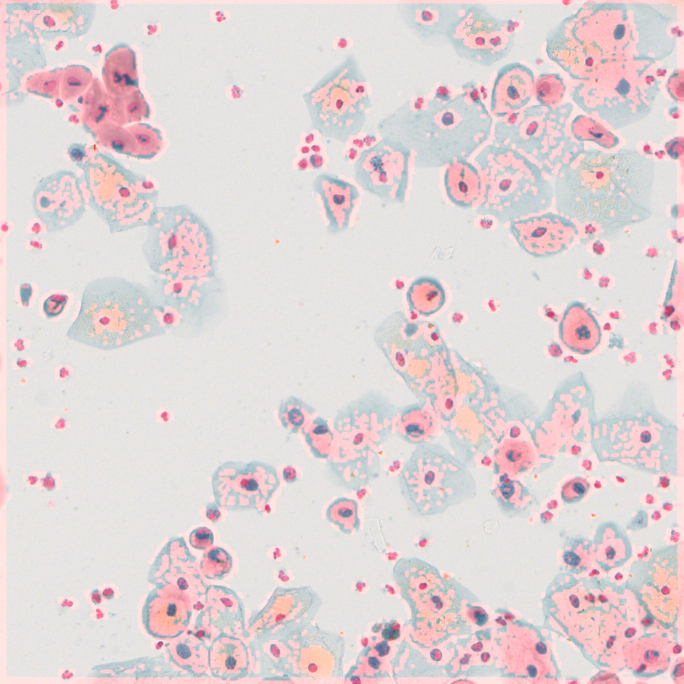
#> input picture content/overlay_image.jpg, 2050 x 2050 px (shown at 1/3 size)
$ python annotation.py
#> lines starting #> are read from the running program, lines starting #| are printed output that depends on the picture; after the words box and inside, x2 and y2 are one past the last pixel; in counts of white or black regions, pixels touching at a corner belong together
#> in resize_image, image is the input picture: shape (2050, 2050, 3); mean B, G, R 214.6, 213.4, 226
#> in resize_image, `resized_image = cv2.resize(image, size)`:
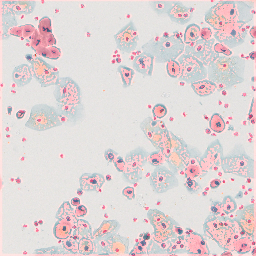
#> resized_image: shape (256, 256, 3); mean B, G, R 214, 213, 224.4
import cv2
import csv

def mark_cells(csv_path, image_path, output_path):
#> called with csv_path = 'content/cell_predict.csv', image_path = 'content/resized_image.jpg', output_path = 'content/marked_cells.jpg'
    image = cv2.imread(image_path)
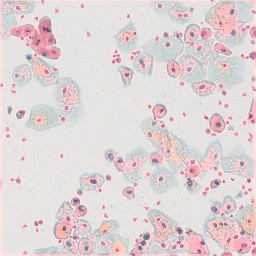
#> image: shape (256, 256, 3); mean B, G, R 214, 213, 224.3
    with open(csv_path, 'r', newline='') as f:
#> (reads content/cell_predict.csv from the repository)
        reader = csv.reader(f)
        for row in reader:
            cell_name = row[0]
            x = int(row[1])
            y = int(row[2])
            w = int(row[3])
            h = int(row[4])
            cell_type=row[0]
            #cv2.rectangle(image, (x, y), (x + w, y + h), (0, 255, 0), 2)
            cv2.putText(image, cell_type, (x, y - 5), cv2.FONT_HERSHEY_SIMPLEX, 0.5, (0, 255, 0), 1)
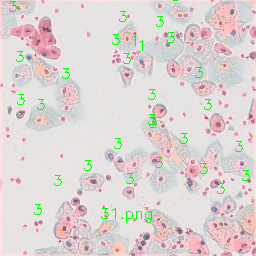
#> image: shape (256, 256, 3); 1.22% of pixels changed, all inside (x1, y1, x2, y2) = (9, 0, 250, 223)
    cv2.imwrite(output_path, image)


def resize_image(input_path, output_path, size=(256, 256)):
    image = cv2.imread(input_path)
    resized_image = cv2.resize(image, size)
    cv2.imwrite(output_path, resized_image)

resize_image("content/overlay_image.jpg", "content/resized_image.jpg")

mark_cells("content/cell_predict.csv", "content/resized_image.jpg", "content/marked_cells.jpg")
